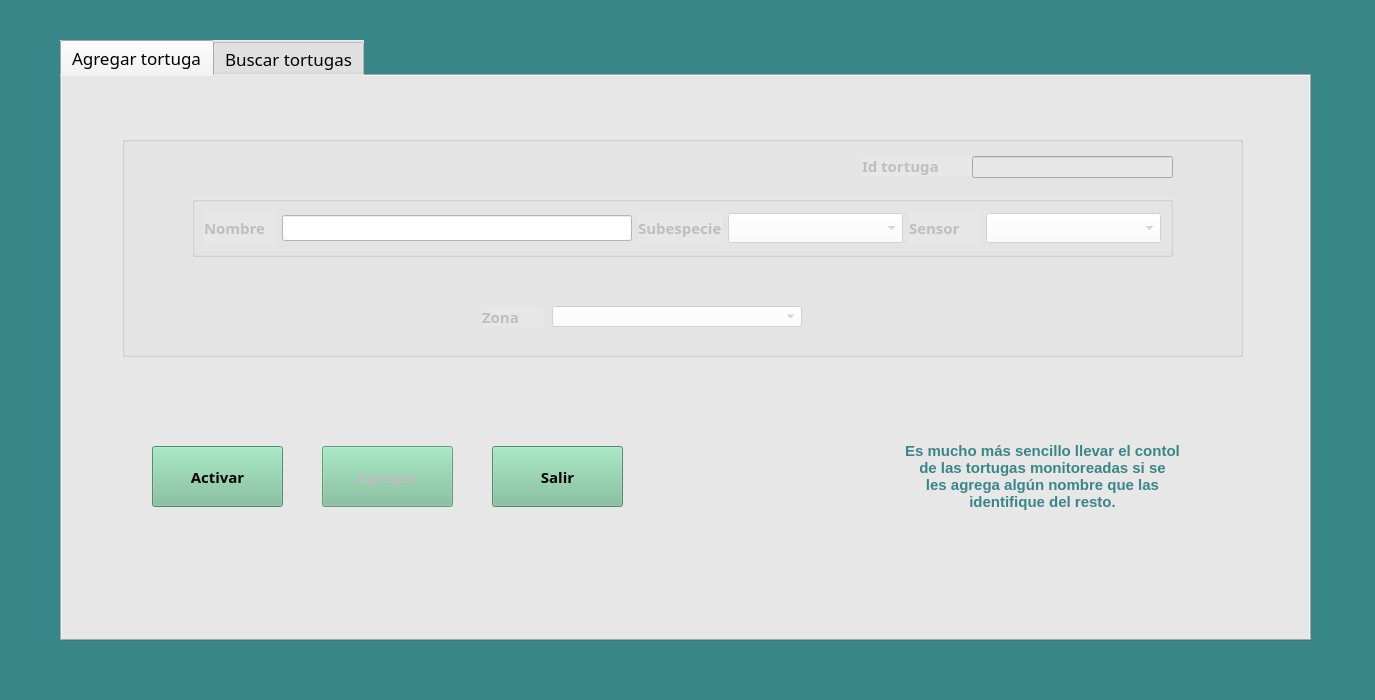
<?xml version="1.0" encoding="UTF-8"?>
<ui version="4.0">
 <class>CrudTurtles</class>
 <widget class="QMainWindow" name="CrudTurtles">
  <property name="geometry">
   <rect>
    <x>0</x>
    <y>0</y>
    <width>1375</width>
    <height>700</height>
   </rect>
  </property>
  <property name="minimumSize">
   <size>
    <width>782</width>
    <height>345</height>
   </size>
  </property>
  <property name="maximumSize">
   <size>
    <width>1375</width>
    <height>700</height>
   </size>
  </property>
  <property name="windowTitle">
   <string>Administración de tortugas</string>
  </property>
  <property name="windowIcon">
   <iconset resource="images.qrc">
    <normaloff>:/Images/if_Turtle_204384.ico</normaloff>:/Images/if_Turtle_204384.ico</iconset>
  </property>
  <property name="styleSheet">
   <string notr="true">background-color: rgb(57, 134, 137)</string>
  </property>
  <widget class="QWidget" name="centralwidget">
   <widget class="QTabWidget" name="tabWidget">
    <property name="geometry">
     <rect>
      <x>60</x>
      <y>40</y>
      <width>1251</width>
      <height>601</height>
     </rect>
    </property>
    <property name="font">
     <font>
      <family>Raleway</family>
      <pointsize>13</pointsize>
     </font>
    </property>
    <property name="styleSheet">
     <string notr="true">background-color: rgb(206, 206, 206);
background-color: rgb(231, 231, 231);</string>
    </property>
    <property name="currentIndex">
     <number>0</number>
    </property>
    <widget class="QWidget" name="tabInsert">
     <attribute name="title">
      <string>Agregar tortuga</string>
     </attribute>
     <widget class="QGroupBox" name="gbPrimaryEdit">
      <property name="enabled">
       <bool>false</bool>
      </property>
      <property name="geometry">
       <rect>
        <x>60</x>
        <y>60</y>
        <width>1121</width>
        <height>221</height>
       </rect>
      </property>
      <property name="title">
       <string/>
      </property>
      <widget class="QLabel" name="lbTurtleId">
       <property name="geometry">
        <rect>
         <x>740</x>
         <y>20</y>
         <width>111</width>
         <height>20</height>
        </rect>
       </property>
       <property name="font">
        <font>
         <family>Raleway</family>
         <pointsize>11</pointsize>
         <weight>75</weight>
         <bold>true</bold>
        </font>
       </property>
       <property name="text">
        <string>Id tortuga</string>
       </property>
      </widget>
      <widget class="QLineEdit" name="lneTurtleId">
       <property name="enabled">
        <bool>false</bool>
       </property>
       <property name="geometry">
        <rect>
         <x>850</x>
         <y>20</y>
         <width>201</width>
         <height>22</height>
        </rect>
       </property>
       <property name="font">
        <font>
         <family>Raleway</family>
         <pointsize>11</pointsize>
        </font>
       </property>
      </widget>
      <widget class="QGroupBox" name="gbEdit">
       <property name="geometry">
        <rect>
         <x>70</x>
         <y>60</y>
         <width>981</width>
         <height>61</height>
        </rect>
       </property>
       <property name="styleSheet">
        <string notr="true"/>
       </property>
       <property name="title">
        <string/>
       </property>
       <layout class="QHBoxLayout" name="horizontalLayout">
        <item>
         <widget class="QLabel" name="lbName">
          <property name="font">
           <font>
            <family>Raleway</family>
            <pointsize>11</pointsize>
            <weight>75</weight>
            <bold>true</bold>
           </font>
          </property>
          <property name="text">
           <string>Nombre</string>
          </property>
         </widget>
        </item>
        <item>
         <widget class="QLineEdit" name="lneTurtleName">
          <property name="maximumSize">
           <size>
            <width>350</width>
            <height>16777215</height>
           </size>
          </property>
          <property name="font">
           <font>
            <pointsize>11</pointsize>
           </font>
          </property>
          <property name="styleSheet">
           <string notr="true">background-color: rgb(255, 255, 255);</string>
          </property>
         </widget>
        </item>
        <item>
         <widget class="QLabel" name="lbSubspcie">
          <property name="font">
           <font>
            <family>Raleway</family>
            <pointsize>11</pointsize>
            <weight>75</weight>
            <bold>true</bold>
           </font>
          </property>
          <property name="text">
           <string>Subespecie</string>
          </property>
         </widget>
        </item>
        <item>
         <widget class="QComboBox" name="cboSubspecie">
          <property name="minimumSize">
           <size>
            <width>175</width>
            <height>0</height>
           </size>
          </property>
          <property name="maximumSize">
           <size>
            <width>250</width>
            <height>16777215</height>
           </size>
          </property>
          <property name="font">
           <font>
            <family>Raleway</family>
            <pointsize>11</pointsize>
            <weight>75</weight>
            <bold>true</bold>
           </font>
          </property>
          <property name="cursor">
           <cursorShape>PointingHandCursor</cursorShape>
          </property>
          <property name="styleSheet">
           <string notr="true">background-color: rgb(255, 255, 255);</string>
          </property>
         </widget>
        </item>
        <item>
         <widget class="QLabel" name="lbSensor">
          <property name="font">
           <font>
            <family>Raleway</family>
            <pointsize>11</pointsize>
            <weight>75</weight>
            <bold>true</bold>
           </font>
          </property>
          <property name="text">
           <string>Sensor</string>
          </property>
         </widget>
        </item>
        <item>
         <widget class="QComboBox" name="cboSensor">
          <property name="minimumSize">
           <size>
            <width>175</width>
            <height>0</height>
           </size>
          </property>
          <property name="maximumSize">
           <size>
            <width>250</width>
            <height>16777215</height>
           </size>
          </property>
          <property name="font">
           <font>
            <family>Raleway</family>
            <pointsize>11</pointsize>
            <weight>75</weight>
            <bold>true</bold>
           </font>
          </property>
          <property name="cursor">
           <cursorShape>PointingHandCursor</cursorShape>
          </property>
          <property name="styleSheet">
           <string notr="true">background-color: rgb(255, 255, 255);</string>
          </property>
         </widget>
        </item>
       </layout>
      </widget>
      <widget class="QLabel" name="lbZona">
       <property name="geometry">
        <rect>
         <x>360</x>
         <y>170</y>
         <width>61</width>
         <height>21</height>
        </rect>
       </property>
       <property name="font">
        <font>
         <family>Raleway</family>
         <pointsize>11</pointsize>
         <weight>75</weight>
         <bold>true</bold>
        </font>
       </property>
       <property name="text">
        <string>Zona</string>
       </property>
      </widget>
      <widget class="QComboBox" name="cboZona">
       <property name="geometry">
        <rect>
         <x>430</x>
         <y>170</y>
         <width>250</width>
         <height>21</height>
        </rect>
       </property>
       <property name="minimumSize">
        <size>
         <width>175</width>
         <height>0</height>
        </size>
       </property>
       <property name="maximumSize">
        <size>
         <width>250</width>
         <height>16777215</height>
        </size>
       </property>
       <property name="font">
        <font>
         <family>Raleway</family>
         <weight>75</weight>
         <bold>true</bold>
        </font>
       </property>
       <property name="cursor">
        <cursorShape>PointingHandCursor</cursorShape>
       </property>
       <property name="styleSheet">
        <string notr="true">background-color: rgb(255, 255, 255);</string>
       </property>
      </widget>
     </widget>
     <widget class="QPushButton" name="pbActive">
      <property name="geometry">
       <rect>
        <x>90</x>
        <y>370</y>
        <width>131</width>
        <height>61</height>
       </rect>
      </property>
      <property name="font">
       <font>
        <family>Raleway</family>
        <pointsize>11</pointsize>
        <weight>75</weight>
        <bold>true</bold>
       </font>
      </property>
      <property name="styleSheet">
       <string notr="true">background-color: rgb(120, 190, 151);</string>
      </property>
      <property name="text">
       <string>Activar</string>
      </property>
     </widget>
     <widget class="QPushButton" name="pbInsert">
      <property name="enabled">
       <bool>false</bool>
      </property>
      <property name="geometry">
       <rect>
        <x>260</x>
        <y>370</y>
        <width>131</width>
        <height>61</height>
       </rect>
      </property>
      <property name="font">
       <font>
        <family>Raleway</family>
        <pointsize>11</pointsize>
        <weight>75</weight>
        <bold>true</bold>
       </font>
      </property>
      <property name="styleSheet">
       <string notr="true">background-color: rgb(120, 190, 151);</string>
      </property>
      <property name="text">
       <string>Agregar</string>
      </property>
     </widget>
     <widget class="QPushButton" name="pbOut">
      <property name="geometry">
       <rect>
        <x>430</x>
        <y>370</y>
        <width>131</width>
        <height>61</height>
       </rect>
      </property>
      <property name="font">
       <font>
        <family>Raleway</family>
        <pointsize>11</pointsize>
        <weight>75</weight>
        <bold>true</bold>
       </font>
      </property>
      <property name="styleSheet">
       <string notr="true">background-color: rgb(120, 190, 151);</string>
      </property>
      <property name="text">
       <string>Salir</string>
      </property>
      <property name="icon">
       <iconset resource="images.qrc">
        <normaloff>:/Images/door_out.ico</normaloff>:/Images/door_out.ico</iconset>
      </property>
     </widget>
     <widget class="QLabel" name="lbTextInformation">
      <property name="geometry">
       <rect>
        <x>810</x>
        <y>340</y>
        <width>341</width>
        <height>121</height>
       </rect>
      </property>
      <property name="font">
       <font>
        <pointsize>11</pointsize>
        <weight>75</weight>
        <bold>true</bold>
       </font>
      </property>
      <property name="styleSheet">
       <string notr="true">color: rgb(57, 134, 137)</string>
      </property>
      <property name="text">
       <string>Es mucho más sencillo llevar el contol
de las tortugas monitoreadas si se
les agrega algún nombre que las
identifique del resto.</string>
      </property>
      <property name="alignment">
       <set>Qt::AlignCenter</set>
      </property>
     </widget>
     <widget class="QLabel" name="lbTurtleImage">
      <property name="geometry">
       <rect>
        <x>630</x>
        <y>320</y>
        <width>171</width>
        <height>161</height>
       </rect>
      </property>
      <property name="text">
       <string/>
      </property>
      <property name="pixmap">
       <pixmap resource="images2.qrc">:/turtlePNG.png</pixmap>
      </property>
      <property name="scaledContents">
       <bool>true</bool>
      </property>
     </widget>
    </widget>
    <widget class="QWidget" name="tabQuery">
     <attribute name="title">
      <string>Buscar tortugas</string>
     </attribute>
     <widget class="QGroupBox" name="gbPrimaryQuery">
      <property name="enabled">
       <bool>false</bool>
      </property>
      <property name="geometry">
       <rect>
        <x>80</x>
        <y>70</y>
        <width>1081</width>
        <height>341</height>
       </rect>
      </property>
      <property name="title">
       <string/>
      </property>
      <widget class="QGroupBox" name="gbSecundaryQuery">
       <property name="geometry">
        <rect>
         <x>90</x>
         <y>40</y>
         <width>891</width>
         <height>61</height>
        </rect>
       </property>
       <property name="title">
        <string/>
       </property>
       <layout class="QHBoxLayout" name="horizontalLayout_2">
        <item>
         <widget class="QLabel" name="lbQuery">
          <property name="font">
           <font>
            <family>Raleway</family>
            <pointsize>11</pointsize>
            <weight>75</weight>
            <bold>true</bold>
           </font>
          </property>
          <property name="text">
           <string>Busqueda</string>
          </property>
         </widget>
        </item>
        <item>
         <widget class="QLineEdit" name="lnQuery">
          <property name="maximumSize">
           <size>
            <width>350</width>
            <height>16777215</height>
           </size>
          </property>
          <property name="font">
           <font>
            <family>Raleway</family>
            <pointsize>11</pointsize>
           </font>
          </property>
          <property name="styleSheet">
           <string notr="true">background-color: rgb(255, 255, 255);</string>
          </property>
         </widget>
        </item>
        <item>
         <widget class="QLabel" name="lbCritery">
          <property name="font">
           <font>
            <family>Raleway</family>
            <pointsize>11</pointsize>
            <weight>75</weight>
            <bold>true</bold>
           </font>
          </property>
          <property name="text">
           <string>Criterio</string>
          </property>
         </widget>
        </item>
        <item>
         <widget class="QComboBox" name="cboCritery">
          <property name="minimumSize">
           <size>
            <width>250</width>
            <height>22</height>
           </size>
          </property>
          <property name="maximumSize">
           <size>
            <width>350</width>
            <height>22</height>
           </size>
          </property>
          <property name="font">
           <font>
            <family>Raleway</family>
            <pointsize>11</pointsize>
            <weight>75</weight>
            <bold>true</bold>
           </font>
          </property>
          <property name="styleSheet">
           <string notr="true">background-color: rgb(255, 255, 255);</string>
          </property>
         </widget>
        </item>
       </layout>
      </widget>
      <widget class="QTableView" name="tvQuery">
       <property name="geometry">
        <rect>
         <x>90</x>
         <y>130</y>
         <width>891</width>
         <height>161</height>
        </rect>
       </property>
       <property name="font">
        <font>
         <family>Raleway</family>
         <pointsize>8</pointsize>
         <weight>50</weight>
         <bold>false</bold>
        </font>
       </property>
      </widget>
     </widget>
     <widget class="QPushButton" name="pbOut2">
      <property name="geometry">
       <rect>
        <x>340</x>
        <y>450</y>
        <width>131</width>
        <height>61</height>
       </rect>
      </property>
      <property name="font">
       <font>
        <family>Raleway</family>
        <pointsize>11</pointsize>
        <weight>75</weight>
        <bold>true</bold>
       </font>
      </property>
      <property name="styleSheet">
       <string notr="true">background-color: rgb(120, 190, 151);</string>
      </property>
      <property name="text">
       <string>Salir</string>
      </property>
      <property name="icon">
       <iconset resource="images.qrc">
        <normaloff>:/Images/door_out.ico</normaloff>:/Images/door_out.ico</iconset>
      </property>
     </widget>
     <widget class="QPushButton" name="pbActiveQuery">
      <property name="geometry">
       <rect>
        <x>150</x>
        <y>450</y>
        <width>131</width>
        <height>61</height>
       </rect>
      </property>
      <property name="font">
       <font>
        <family>Raleway</family>
        <pointsize>11</pointsize>
        <weight>75</weight>
        <bold>true</bold>
       </font>
      </property>
      <property name="styleSheet">
       <string notr="true">background-color: rgb(120, 190, 151);</string>
      </property>
      <property name="text">
       <string>Activar</string>
      </property>
     </widget>
     <widget class="QLabel" name="lbImageTF">
      <property name="geometry">
       <rect>
        <x>750</x>
        <y>430</y>
        <width>351</width>
        <height>91</height>
       </rect>
      </property>
      <property name="text">
       <string/>
      </property>
      <property name="pixmap">
       <pixmap resource="images2.qrc">:/TunderSoft.png</pixmap>
      </property>
      <property name="scaledContents">
       <bool>true</bool>
      </property>
     </widget>
    </widget>
   </widget>
   <widget class="QLabel" name="lbBackground">
    <property name="geometry">
     <rect>
      <x>0</x>
      <y>0</y>
      <width>1375</width>
      <height>700</height>
     </rect>
    </property>
    <property name="text">
     <string/>
    </property>
    <property name="scaledContents">
     <bool>true</bool>
    </property>
   </widget>
   <zorder>lbBackground</zorder>
   <zorder>tabWidget</zorder>
  </widget>
 </widget>
 <resources>
  <include location="images2.qrc"/>
  <include location="images.qrc"/>
 </resources>
 <connections>
  <connection>
   <sender>pbOut</sender>
   <signal>clicked()</signal>
   <receiver>CrudTurtles</receiver>
   <slot>close()</slot>
   <hints>
    <hint type="sourcelabel">
     <x>662</x>
     <y>248</y>
    </hint>
    <hint type="destinationlabel">
     <x>535</x>
     <y>297</y>
    </hint>
   </hints>
  </connection>
  <connection>
   <sender>pbOut2</sender>
   <signal>clicked()</signal>
   <receiver>CrudTurtles</receiver>
   <slot>close()</slot>
   <hints>
    <hint type="sourcelabel">
     <x>707</x>
     <y>307</y>
    </hint>
    <hint type="destinationlabel">
     <x>489</x>
     <y>346</y>
    </hint>
   </hints>
  </connection>
 </connections>
</ui>
